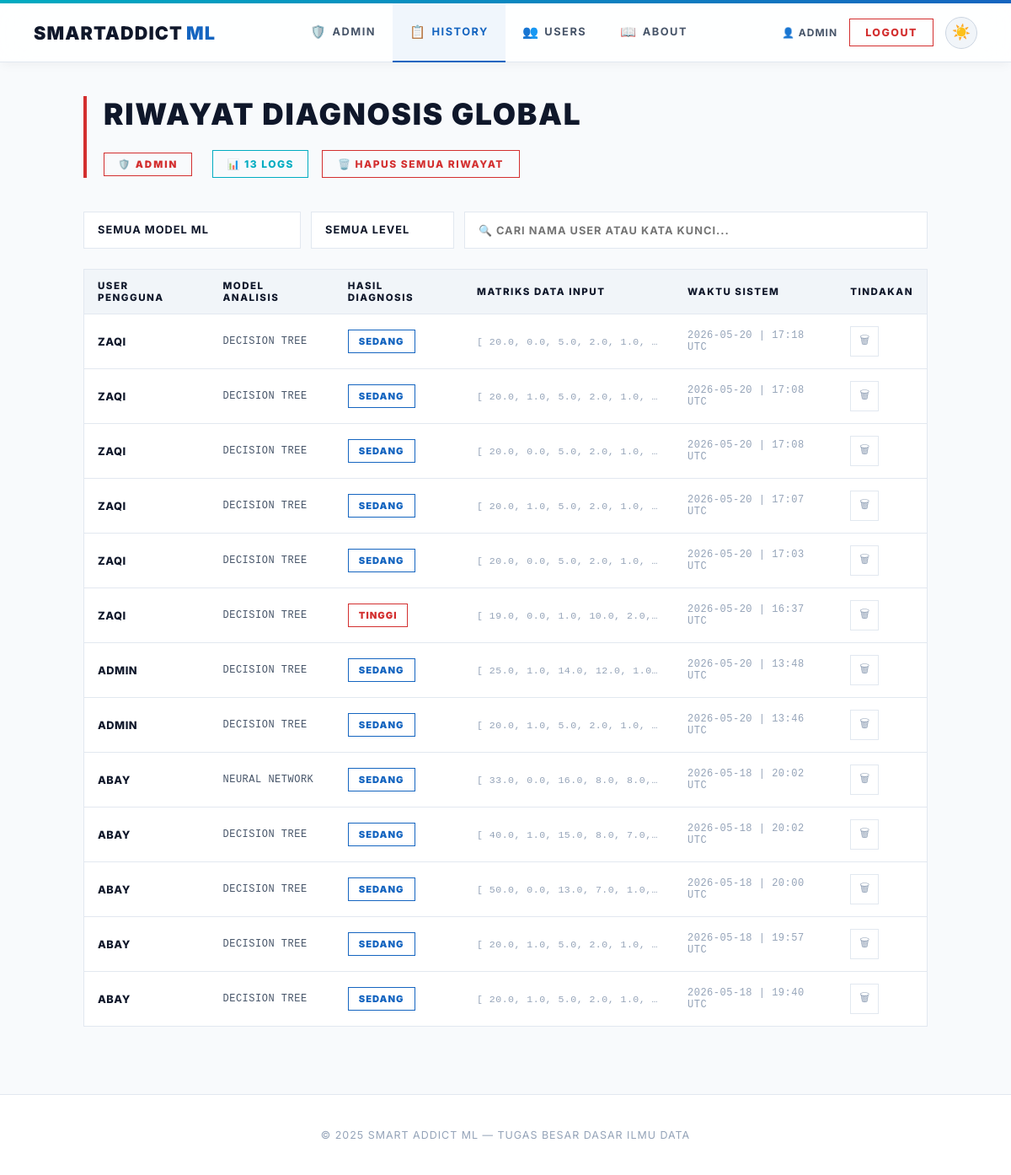
/admin/history (signed in), run on the app's committed database.
### app.py (models this page shows, shortened)
class User(UserMixin, db.Model):
    id = db.Column(db.Integer, primary_key=True)
    username = db.Column(db.String(80), unique=True, nullable=False)
    password_hash = db.Column(db.String(200), nullable=False)
    role = db.Column(db.String(10), default='user')  # 'user' or 'admin'
    created_at = db.Column(db.DateTime, default=datetime.utcnow)
    predictions = db.relationship('Prediction', backref='user', lazy=True)
    @property
    def is_admin(self):
        return self.role == 'admin'

class Prediction(db.Model):
    id = db.Column(db.Integer, primary_key=True)
    user_id = db.Column(db.Integer, db.ForeignKey('user.id'), nullable=False)
    model_name = db.Column(db.String(50), nullable=False)
    input_values = db.Column(db.Text, nullable=False)  # JSON string
    result = db.Column(db.String(20), nullable=False)
    prediction_raw = db.Column(db.Integer, nullable=False)
    timestamp = db.Column(db.DateTime, default=datetime.utcnow)
    @property
    def input_list(self):
        return json.loads(self.input_values)

### app.py (the view)
@app.route("/admin/history")
@admin_required
def admin_history():
    all_preds = Prediction.query.order_by(Prediction.timestamp.desc()).all()
    return render_template("admin/all_history.html", predictions=all_preds, active_page='admin_history')

### app.py (called while the page is built)
@app.after_request
def add_no_cache(response):
    response.headers['Cache-Control'] = 'no-store, no-cache, must-revalidate, max-age=0'
    response.headers['Pragma'] = 'no-cache'
    response.headers['Expires'] = '0'
    return response

@login_manager.user_loader
def load_user(user_id):
    return User.query.get(int(user_id))

def admin_required(f):
    @wraps(f)
    @login_required
    def decorated(*args, **kwargs):
        if not current_user.is_admin:
            flash('Akses ditolak. Hanya admin yang bisa mengakses halaman ini.', 'error')
            return redirect(url_for('dashboard'))
        return f(*args, **kwargs)
    return decorated

### templates/admin/all_history.html (shortened to what this page needs)
{% extends "base.html" %}
{% block content %}
<main class="content">
    <div class="page-header">
        <div class="header-text">
            <h1>RIWAYAT DIAGNOSIS GLOBAL</h1>
        </div>
        <div class="header-actions">
            <span class="admin-badge" style="margin-right: 8px;">🛡️ ADMIN</span>
            <div class="count-badge">📊 <span id="vc">{{ predictions|length }}</span> LOGS</div>
            {% if predictions %}
            <form method="post" action="{{ url_for('admin_clear_all') }}" style="display:inline" onsubmit="return confirm('APAKAH ANDA YAKIN INGIN MENGHAPUS SELURUH LOG RIWAYAT DI SISTEM?')">
                <button type="submit" class="btn-danger">🗑️ HAPUS SEMUA RIWAYAT</button>
            </form>
            {% endif %}
        </div>
    </div>
    {% if predictions %}
    <div class="filter-bar">
        <select id="fM" onchange="af()">
            <option value="">SEMUA MODEL ML</option>
        </select>
        <select id="fL" onchange="af()">
            <option value="">SEMUA LEVEL</option>
        </select>
        <input type="text" id="fS" placeholder="🔍 CARI NAMA USER ATAU KATA KUNCI..." oninput="af()">
    </div>
    <div class="table-container">
        <table class="h-table">
            <thead>
                <tr>
                    <th>USER PENGGUNA</th>
                    <th>MODEL ANALISIS</th>
                    <th>HASIL DIAGNOSIS</th>
                    <th>MATRIKS DATA INPUT</th>
                    <th>WAKTU SISTEM</th>
                    <th>TINDAKAN</th>
                </tr>
            </thead>
            <tbody id="tb">
                {% for p in predictions %}
                <tr data-m="{{ p.model_name }}" data-l="{{ p.result }}" data-t="{{ p.user.username }} {{ p.model_name }} {{ p.result }}">
                    <td style="font-weight:800; color:var(--text-primary); text-transform: uppercase;">{{ p.user.username }}</td>
                    <td style="font-family: monospace; text-transform: uppercase; font-size: 0.75rem;">{{ p.model_name }}</td>
                    <td>
                        <span class="badge-sm {% if p.result == 'Rendah' %}r{% elif p.result == 'Sedang' %}s{% else %}t{% endif %}">
                            {{ p.result | upper }}
                        </span>
                    </td>
                    <td style="font-size:0.72rem; color:var(--text-muted); font-family:monospace; max-width:250px; overflow:hidden; text-overflow:ellipsis; white-space:nowrap" title="{{ p.input_list }}">
                        [
                        {% for val in p.input_list %}
                          {{ val | round(1) }}{% if not loop.last %}, {% endif %}
                        {% endfor %}
                    </td>
                    <td style="color:var(--text-muted); font-family: monospace; font-size:0.75rem">{{ p.timestamp.strftime('%Y-%m-%d | %H:%M UTC') }}</td>
                    <td>
                        <form method="post" action="{{ url_for('delete_prediction', pred_id=p.id) }}" onsubmit="return confirm('HAPUS LOG DIAGNOSIS INI?')">
                            <button class="del-btn" title="Hapus entry">🗑</button>
                        </form>
                    </td>
                </tr>
                {% endfor %}
            </tbody>
        </table>
    </div>
    {% else %}
    <div style="text-align:center; padding:64px; color:var(--text-muted); border: 1px dashed var(--border-card); text-transform: uppercase; letter-spacing: 1.5px; font-weight: 800;">
        📭 BELUM ADA REKAMAN LOG DIAGNOSIS DALAM SISTEM.
    </div>
    {% endif %}
</main>
{% endblock %}

### templates/base.html (shortened to what this page needs)
<!doctype html>
<html lang="id" data-theme="light">
<head>
</head>
<body>
    <div class="navbar-wrap">
        <nav class="navbar">
            <a href="{{ url_for('dashboard') }}" class="logo" style="text-decoration:none">SmartAddict<span style="color:var(--m-blue-dark); font-weight: 900; margin-left: 4px;">ML</span></a>
            <div class="nav-center">
                {% if current_user.is_authenticated and current_user.is_admin %}
                <a href="{{ url_for('admin_dashboard') }}" {% if active_page == 'admin_dashboard' %}class="active"{% endif %}><span class="nav-icon">🛡️</span>Admin</a>
                <a href="{{ url_for('admin_history') }}" {% if active_page == 'admin_history' %}class="active"{% endif %}><span class="nav-icon">📋</span>History</a>
                <a href="{{ url_for('admin_users') }}" {% if active_page == 'admin_users' %}class="active"{% endif %}><span class="nav-icon">👥</span>Users</a>
                <a href="{{ url_for('about') }}" {% if active_page == 'about' %}class="active"{% endif %}><span class="nav-icon">📖</span>About</a>
                {% else %}
                <a href="{{ url_for('dashboard') }}" {% if active_page == 'dashboard' %}class="active"{% endif %}><span class="nav-icon">📊</span>Dashboard</a>
                <a href="{{ url_for('about') }}" {% if active_page == 'about' %}class="active"{% endif %}><span class="nav-icon">📖</span>About</a>
                {% endif %}
            </div>
            <div class="nav-actions">
                {% if current_user.is_authenticated %}
                <span style="font-size:0.75rem;color:var(--text-secondary);font-weight:700;text-transform:uppercase;letter-spacing:1px">👤 {{ current_user.username }}</span>
                <a href="{{ url_for('logout') }}" class="btn-nav-logout">Logout</a>
                {% else %}
                <a href="{{ url_for('login') }}" class="btn-nav-login">Login</a>
                {% endif %}
                <button class="theme-toggle" id="themeToggle" onclick="toggleTheme()" title="Toggle tema">
                    <span id="themeIcon">🌙</span>
                </button>
            </div>
        </nav>
    </div>
    <div class="nav-spacer"></div>
    {% block content %}{% endblock %}
    {% block footer %}
    <footer class="footer">
        <p>© 2025 Smart Addict ML — Tugas Besar Dasar Ilmu Data</p>
    </footer>
    {% endblock %}
</body>
</html>

### templates/base.html (style rules this page uses)
*, *::before, *::after { box-sizing: border-box; margin: 0; padding: 0; }
:root, [data-theme="dark"] { --bg-primary: #050505; --bg-card: #0c0c0c; --bg-input: #121212; --border-card: #1f1f1f; --border-input: #292929; --text-primary: #ffffff; --text-secondary: #b3b3b3; --text-muted: #666666; --navbar-bg: rgba(5, 5, 5, 0.85); --navbar-border: #1f1f1f; --navbar-shadow: none; --m-blue-light: #00bcd4; --m-blue-dark: #1c69d4; --m-red: #e22718; --accent-cyan: #00bcd4; --accent-blue: #1c69d4; --accent-purple: #9c27b0; --accent-emerald: #34d399; --accent-rose: #e22718; --accent-amber: #fbbf24; --nav-active-bg: rgba(255, 255, 255, 0.05); --nav-active-glow: none; --card-shadow: 0 10px 30px rgba(0, 0, 0, 0.5); --text-logo-dark: #ffffff; }
[data-theme="light"] { --bg-primary: #f8fafc; --bg-card: #ffffff; --bg-input: #f1f5f9; --border-card: #e2e8f0; --border-input: #cbd5e1; --text-primary: #0f172a; --text-secondary: #475569; --text-muted: #94a3b8; --navbar-bg: rgba(255, 255, 255, 0.85); --navbar-border: #e2e8f0; --navbar-shadow: 0 4px 12px -2px rgba(0, 0, 0, 0.05); --m-blue-light: #00acc1; --m-blue-dark: #1565c0; --m-red: #d32f2f; --accent-cyan: #00acc1; --accent-blue: #1565c0; --accent-purple: #7b1fa2; --accent-emerald: #2e7d32; --accent-rose: #c2185b; --accent-amber: #f57c00; --nav-active-bg: rgba(21, 101, 192, 0.06); --nav-active-glow: none; --card-shadow: 0 10px 30px rgba(15, 23, 42, 0.06), 0 4px 10px rgba(15, 23, 42, 0.03); --text-logo-dark: #0f172a; }
body { font-family: 'Inter', system-ui, -apple-system, sans-serif; background: var(--bg-primary); color: var(--text-primary); min-height: 100vh; overflow-x: hidden; }
.navbar-wrap { position: fixed; top: 0; left: 0; right: 0; z-index: 50; width: 100%; }
.navbar { background: var(--navbar-bg); border-bottom: 1px solid var(--navbar-border); backdrop-filter: blur(16px); -webkit-backdrop-filter: blur(16px); box-shadow: var(--navbar-shadow); padding: 0 40px; height: 70px; display: flex; align-items: center; justify-content: space-between; }
.nav-spacer { height: 74px; }
.logo { font-family: 'Inter', sans-serif; font-size: 1.35rem; font-weight: 900; letter-spacing: 0.05em; text-transform: uppercase; color: var(--text-logo-dark); white-space: nowrap; user-select: none; }
.nav-center { display: flex; align-items: center; height: 100%; }
.nav-center a { padding: 0 20px; font-size: 0.8rem; font-weight: 700; color: var(--text-secondary); text-decoration: none; text-transform: uppercase; letter-spacing: 1.5px; height: 70px; display: inline-flex; align-items: center; transition: all 0.2s ease; border-bottom: 2px solid transparent; }
.nav-center a.active { color: var(--m-blue-dark); background: var(--nav-active-bg); border-bottom: 2px solid var(--m-blue-dark); }
.nav-center a .nav-icon { margin-right: 6px; font-size: 0.95rem; }
.nav-actions { display: flex; align-items: center; gap: 14px; }
.theme-toggle { display: inline-flex !important; align-items: center; justify-content: center; width: 38px; height: 38px; border-radius: 50%; background: var(--bg-input); border: 1px solid var(--border-input); color: var(--text-primary); cursor: pointer; transition: all 0.3s cubic-bezier(0.4, 0, 0.2, 1); outline: none; font-size: 1.1rem; }
.btn-nav-logout { text-decoration: none; padding: 8px 18px; border-radius: 0px; font-size: 0.78rem; font-weight: 800; text-transform: uppercase; letter-spacing: 1.5px; background: transparent; color: var(--m-red); border: 1px solid var(--m-red); transition: all 0.2s ease; }
.footer { text-align: center; padding: 40px 24px; font-size: 0.78rem; color: var(--text-muted); border-top: 1px solid var(--border-card); position: relative; z-index: 1; background: var(--bg-card); text-transform: uppercase; letter-spacing: 1px; }

### data on the page
User: username "ADMIN"
Prediction: user.username "ZAQI", model_name "DECISION TREE", result "SEDANG", val "20.0" "0.0" "5.0" "2.0" "1.0", timestamp "2026-05-20 | 17:18 UTC"
Prediction: user.username "ZAQI", model_name "DECISION TREE", result "SEDANG", val "20.0" "1.0" "5.0" "2.0" "1.0", timestamp "2026-05-20 | 17:08 UTC"
Prediction: user.username "ZAQI", model_name "DECISION TREE", result "SEDANG", val "20.0" "0.0" "5.0" "2.0" "1.0", timestamp "2026-05-20 | 17:08 UTC"
Prediction: user.username "ZAQI", model_name "DECISION TREE", result "SEDANG", val "20.0" "1.0" "5.0" "2.0" "1.0", timestamp "2026-05-20 | 17:07 UTC"
Prediction: user.username "ZAQI", model_name "DECISION TREE", result "SEDANG", val "20.0" "0.0" "5.0" "2.0" "1.0", timestamp "2026-05-20 | 17:03 UTC"
Prediction: user.username "ZAQI", model_name "DECISION TREE", result "TINGGI", val "19.0" "0.0" "1.0" "10.0" "2.0", timestamp "2026-05-20 | 16:37 UTC"
Prediction: user.username "ADMIN", model_name "DECISION TREE", result "SEDANG", val "25.0" "1.0" "14.0" "12.0" "1.0", timestamp "2026-05-20 | 13:48 UTC"
Prediction: user.username "ADMIN", model_name "DECISION TREE", result "SEDANG", val "20.0" "1.0" "5.0" "2.0" "1.0", timestamp "2026-05-20 | 13:46 UTC"
Prediction: user.username "ABAY", model_name "NEURAL NETWORK", result "SEDANG", val "33.0" "0.0" "16.0" "8.0" "8.0", timestamp "2026-05-18 | 20:02 UTC"
Prediction: user.username "ABAY", model_name "DECISION TREE", result "SEDANG", val "40.0" "1.0" "15.0" "8.0" "7.0", timestamp "2026-05-18 | 20:02 UTC"
Prediction: user.username "ABAY", model_name "DECISION TREE", result "SEDANG", val "50.0" "0.0" "13.0" "7.0" "1.0", timestamp "2026-05-18 | 20:00 UTC"
Prediction: user.username "ABAY", model_name "DECISION TREE", result "SEDANG", val "20.0" "1.0" "5.0" "2.0" "1.0", timestamp "2026-05-18 | 19:57 UTC"
Prediction: user.username "ABAY", model_name "DECISION TREE", result "SEDANG", val "20.0" "1.0" "5.0" "2.0" "1.0", timestamp "2026-05-18 | 19:40 UTC"

### other printed values
{{ predictions|length }} "13"
